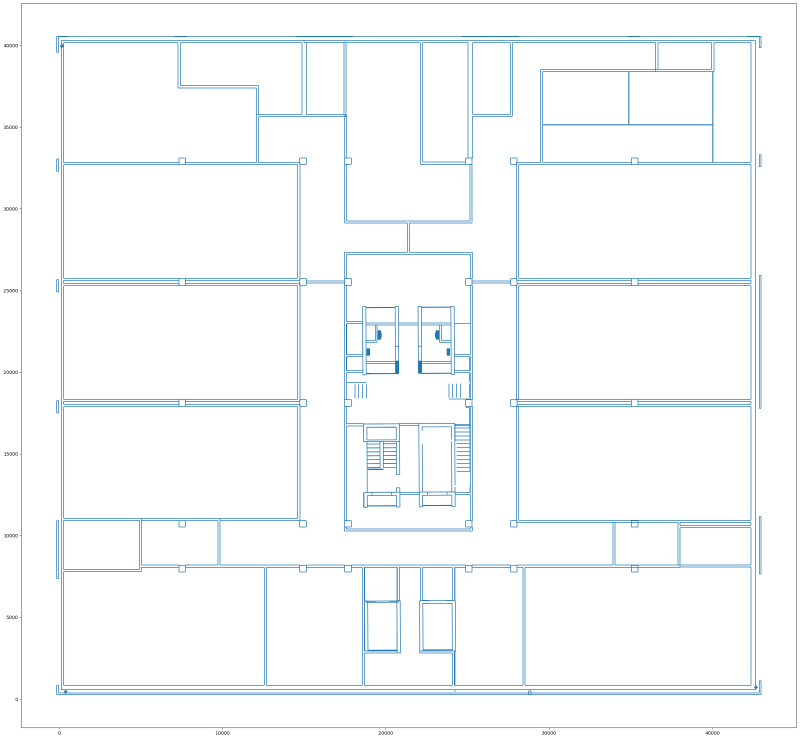
#> input picture data/images/output4.png, 2399 x 2217 px (shown at 1/3 size)
$ jupyter execute --allow-errors rasterize.ipynb
#> lines starting #> are read from the running program, lines starting #| are printed output that depends on the picture
# Rasterise the plans

[cell 1]
import os
import pprint

import cv2
import fiona
import geopandas as gpd
import matplotlib.pyplot as plt
import numpy as np
import pandas as pd
import rasterio
import shapely
from affine import Affine
from PIL import Image
from rasterio import features
from pathlib import Path

#> (a cell that did not finish here is left out)

[cell 3]
# Plot the detected features
fig, ax = plt.subplots()

# Generate a gradient of colors using a diverging colormap
cmap = plt.get_cmap("coolwarm")
norm = plt.Normalize(vmin=0, vmax=2000)
colors = [cmap(norm(i)) for i in range(2000)]

# Reset the shapes generator
#> (the rest of this cell did not finish here and is left out)

#> (a cell that did not finish here is left out)

[cell 5]
def vectorization(
    input_path, output_path, filename, extension, bbox_on=False, min_area=20
):
    """
    [modified https://github.com/LymanSong/FP_GNN/blob/main/vectorize.py]
    # Parameters: input_path, output_path, filename, extension, bbox_on = False, min_area = 5
    - input_path: A directory where the image to be vectorized is located
    - output_path: A directory to store pre-processed image and output polygon files
    - filename: The name of the target image without extension
    - extension: which extension the targe image use
    - bbox_on: get the bounding box of the input image (default: False)
    - min_area: a threshold parameter to remove small polygons

    # Usage
    Input the location and name of the target image to open and vectorize by using Rasterio lib.
    This function has several steps inbetween, like bufferizing polygons, filling the bubbles \
    (inner holes in/ or between polygons) by making them into polygon.

    # output
    A geodataframe extracted from the image
    """

    # os.chdir(input_path)
    input_file = Path(input_path, filename + extension)
    img = cv2.imread(input_file)
    gray = cv2.cvtColor(img, cv2.COLOR_BGR2GRAY)
    _, cur_bin_img = cv2.threshold(
        gray, 235, 255, cv2.THRESH_BINARY
    )  # binarization

    if bbox_on:
        # get the bounding box of image and split
        img = Image.fromarray(cur_bin_img)
        l, u, r, d = img.getbbox()  # bbox of input image
        cur_bin_img = cur_bin_img[:d, :r]
        cur_bin_img = cur_bin_img[u:, l:]
        cur_bin_img = np.pad(
            cur_bin_img, pad_width=(4), mode="constant", constant_values=255
        )
    # os.chdir(output_path)
    output_path = Path(output_path, filename)
    output_path.mkdir(parents=True, exist_ok=True)
    processed_image_filename = "bin_" + filename + extension
    cv2.imwrite(
        output_path / processed_image_filename, cur_bin_img
    )  # save processed image

    # get vectorized shapes using rasterio
    image = cur_bin_img
    aff = Affine(1, 0, 1, 0, -1, 0)  # Adjust flip and symmetry
    mask = image == 255

    shapes = features.shapes(image, mask=mask, transform=aff)
    results = (
        {"properties": {"raster_val": i}, "geometry": s}
        for i, (s, v) in enumerate(shapes)
    )

    # save polygon in shape/GeoJSON format
    with fiona.open(
        Path(output_path, filename + "_polys.shp"),
        "w",
        driver="ESRI Shapefile",
        schema={"properties": [("raster_val", "int")], "geometry": "Polygon"},
    ) as dst:
        dst.writerecords(results)

    # buffered polygons(shapely)
    df = gpd.read_file(Path(output_path, filename + "_polys.shp"))
    df = df.buffer(1, 10, cap_style=2, join_style=2)

    # remove useless and small polygons whose area is less than threshold
    to_pop = [i for i in range(len(df)) if df.iloc[i].area < min_area]
    # to_pop.append(-1)

    df = df.drop(df.index[to_pop])
    df = df.reset_index(drop=True)


    # fill the black area in the image(refered as bubbles)
    uunion = df.unary_union
    canvas = shapely.geometry.box(
        uunion.bounds[0], uunion.bounds[1], uunion.bounds[2], uunion.bounds[3]
    )
    bubbles_ = canvas - uunion
    bubbles = []
    for i in bubbles_.geoms:
        if i.area > min_area:
            bubbles.append(i)

    if len(bubbles) > 0:
        # gpd.GeoSeries(bubbles).to_file(Path(output_path, "bubbles.shp"))
        df = pd.concat([df, gpd.GeoSeries(bubbles)], ignore_index=True)


    # export buffered polygon geodataframe and overwrite
    df2 = gpd.GeoDataFrame(
        {
            "obj_id": range(len(df)),
            "obj_class": np.zeros(len(df), np.int64),
            "geometry": df,
        }
    )  # initialize obj class features with 0s
    df2 = df2.reset_index()
    df2.to_file(Path(output_path, filename + "_polys.shp"))

    return df2

#> (a cell that did not finish here is left out)

[cell 7]
img_path = Path("data", "images")
vect_path = Path("data", "vectorized")
#> (the rest of this cell did not finish here and is left out)

#> call 2 of vectorization, with filename = 'output4', extension = '.png', bbox_on = False, min_area = 20
#> in vectorization, img is the input picture: shape (2217, 2399, 3); mean B, G, R 252, 250, 247.1
#> in vectorization (call 2), `gray = cv2.cvtColor(img, cv2.COLOR_BGR2GRAY)`:
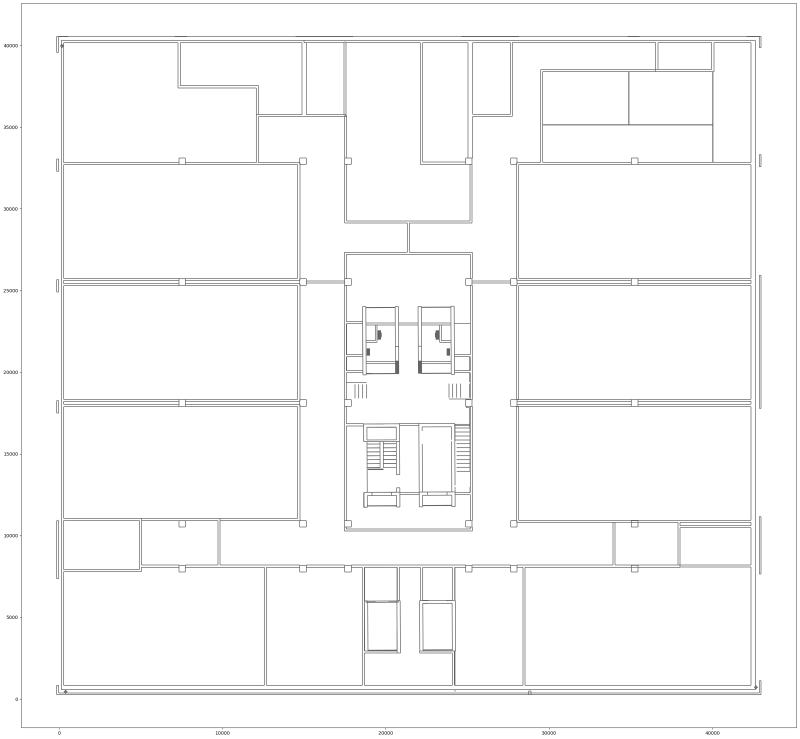
#> gray: shape (2217, 2399) (shown at 1/3 size); min 0, max 255, mean 249.4
#> in vectorization (call 2), `_, cur_bin_img = cv2.threshold( gray, 235, 255, cv2.THRESH_BINARY )`:
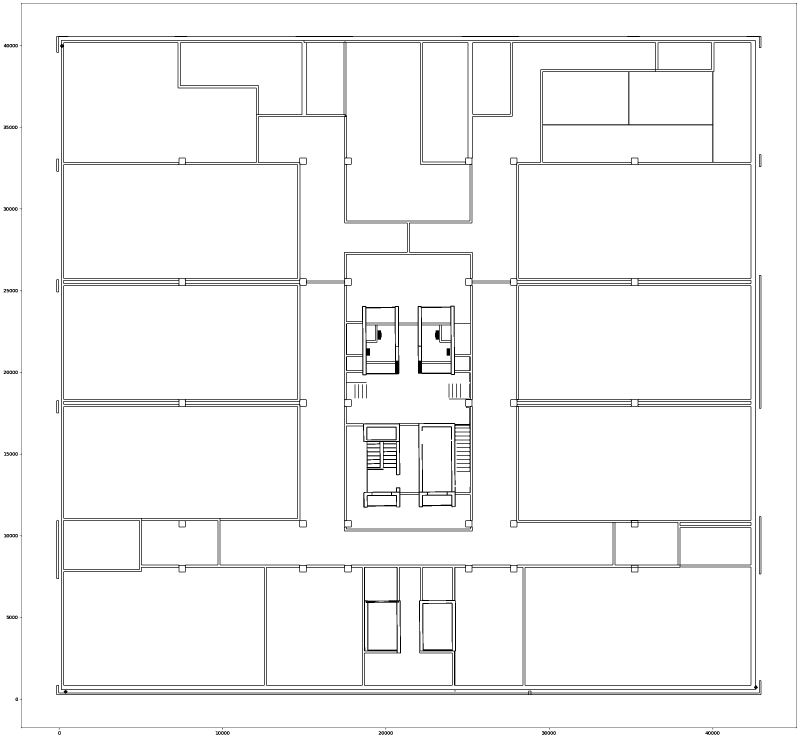
#> cur_bin_img: shape (2217, 2399) (shown at 1/3 size); 96.5% white; black in thin lines or dots
